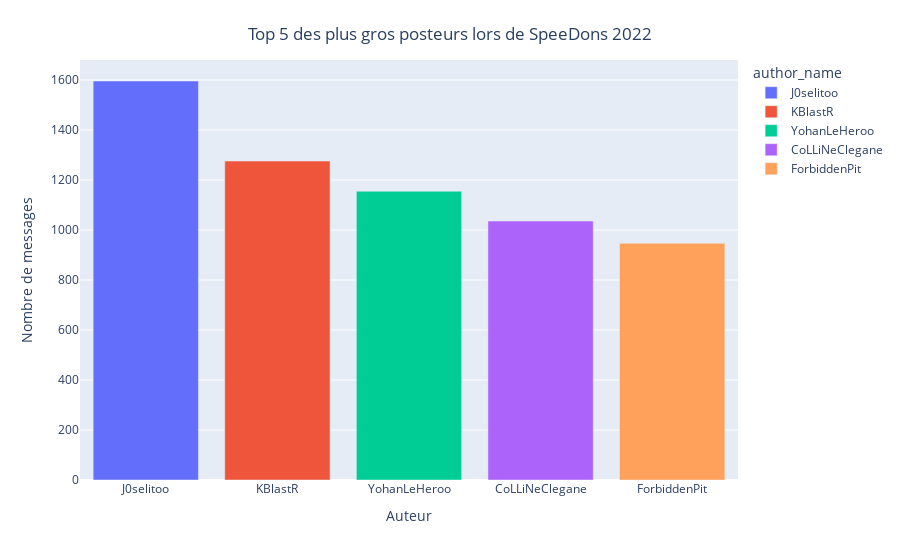

Source (notebook cell):
### Code cell
fig_2 = px.bar(data_frame=n_best_viewers, y="message", color=n_best_viewers.index)
fig_2.update_layout(title={
        'text': f"Top {N} des plus gros posteurs lors de SpeeDons 2022",
        'y':0.95,
        'x':0.5,
        'xanchor': 'center',
        'yanchor': 'top'})
fig_2.update_xaxes(title="Auteur")
fig_2.update_yaxes(title="Nombre de messages")

### Figure 1 — Plotly figure (JSON) as saved in the notebook; plotly's stock layout.template omitted (floating-point values rounded to 4 significant figures)
{"data": [{"alignmentgroup": "True", "hovertemplate": "author_name=%{x}<br>message=%{y}<extra></extra>", "legendgroup": "J0selitoo", "marker": {"color": "#636efa", "pattern": {"shape": ""}}, "name": "J0selitoo", "offsetgroup": "J0selitoo", "orientation": "v", "showlegend": true, "textposition": "auto", "type": "bar", "x": ["J0selitoo"], "xaxis": "x", "y": [1596], "yaxis": "y"}, {"alignmentgroup": "True", "hovertemplate": "author_name=%{x}<br>message=%{y}<extra></extra>", "legendgroup": "KBlastR", "marker": {"color": "#EF553B", "pattern": {"shape": ""}}, "name": "KBlastR", "offsetgroup": "KBlastR", "orientation": "v", "showlegend": true, "textposition": "auto", "type": "bar", "x": ["KBlastR"], "xaxis": "x", "y": [1276], "yaxis": "y"}, {"alignmentgroup": "True", "hovertemplate": "author_name=%{x}<br>message=%{y}<extra></extra>", "legendgroup": "YohanLeHeroo", "marker": {"color": "#00cc96", "pattern": {"shape": ""}}, "name": "YohanLeHeroo", "offsetgroup": "YohanLeHeroo", "orientation": "v", "showlegend": true, "textposition": "auto", "type": "bar", "x": ["YohanLeHeroo"], "xaxis": "x", "y": [1155], "yaxis": "y"}, {"alignmentgroup": "True", "hovertemplate": "author_name=%{x}<br>message=%{y}<extra></extra>", "legendgroup": "CoLLiNeClegane", "marker": {"color": "#ab63fa", "pattern": {"shape": ""}}, "name": "CoLLiNeClegane", "offsetgroup": "CoLLiNeClegane", "orientation": "v", "showlegend": true, "textposition": "auto", "type": "bar", "x": ["CoLLiNeClegane"], "xaxis": "x", "y": [1036], "yaxis": "y"}, {"alignmentgroup": "True", "hovertemplate": "author_name=%{x}<br>message=%{y}<extra></extra>", "legendgroup": "ForbiddenPit", "marker": {"color": "#FFA15A", "pattern": {"shape": ""}}, "name": "ForbiddenPit", "offsetgroup": "ForbiddenPit", "orientation": "v", "showlegend": true, "textposition": "auto", "type": "bar", "x": ["ForbiddenPit"], "xaxis": "x", "y": [947], "yaxis": "y"}], "layout": {"barmode": "relative", "legend": {"title": {"text": "author_name"}, "tracegroupgap": 0}, "margin": {"t": 60}, "title": {"text": "Top 5 des plus gros posteurs lors de SpeeDons 2022", "x": 0.5, "xanchor": "center", "y": 0.95, "yanchor": "top"}, "xaxis": {"anchor": "y", "categoryarray": ["J0selitoo", "KBlastR", "YohanLeHeroo", "CoLLiNeClegane", "ForbiddenPit"], "categoryorder": "array", "domain": [0, 1], "title": {"text": "Auteur"}}, "yaxis": {"anchor": "x", "domain": [0, 1], "title": {"text": "Nombre de messages"}}}}
